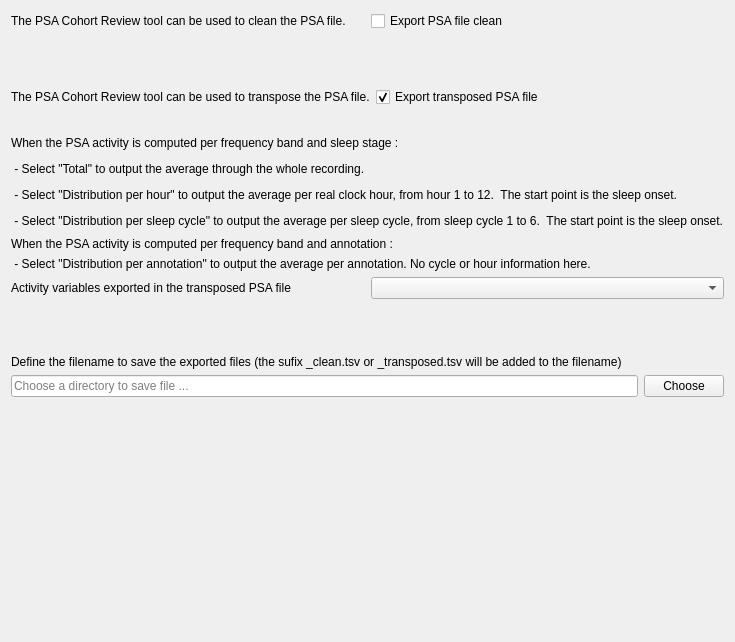
<ui version="4.0">
 <class>OutputFileStep</class>
 <widget class="QWidget" name="OutputFileStep">
  <property name="geometry">
   <rect>
    <x>0</x>
    <y>0</y>
    <width>726</width>
    <height>642</height>
   </rect>
  </property>
  <property name="windowTitle">
   <string />
  </property>
  <layout class="QHBoxLayout" name="horizontalLayout_3">
   <item>
    <layout class="QVBoxLayout" name="verticalLayout">
     <item>
      <layout class="QHBoxLayout" name="horizontalLayout">
       <item>
        <widget class="QLabel" name="label_3">
         <property name="minimumSize">
          <size>
           <width>350</width>
           <height>0</height>
          </size>
         </property>
         <property name="maximumSize">
          <size>
           <width>16777215</width>
           <height>16777215</height>
          </size>
         </property>
         <property name="text">
          <string>The PSA Cohort Review tool can be used to clean the PSA file.</string>
         </property>
        </widget>
       </item>
       <item>
        <widget class="QCheckBox" name="export_raw_checkBox">
         <property name="maximumSize">
          <size>
           <width>16777215</width>
           <height>16777215</height>
          </size>
         </property>
         <property name="toolTip">
          <string>Check to export PSA activity of selected channels only (same format as the input PSA file).</string>
         </property>
         <property name="text">
          <string>Export PSA file clean</string>
         </property>
        </widget>
       </item>
      </layout>
     </item>
     <item>
      <spacer name="verticalSpacer">
       <property name="orientation">
        <enum>Qt::Vertical</enum>
       </property>
       <property name="sizeType">
        <enum>QSizePolicy::Fixed</enum>
       </property>
       <property name="sizeHint" stdset="0">
        <size>
         <width>40</width>
         <height>50</height>
        </size>
       </property>
      </spacer>
     </item>
     <item>
      <layout class="QHBoxLayout" name="horizontalLayout_2">
       <item>
        <widget class="QLabel" name="label_8">
         <property name="minimumSize">
          <size>
           <width>350</width>
           <height>0</height>
          </size>
         </property>
         <property name="maximumSize">
          <size>
           <width>16777215</width>
           <height>16777215</height>
          </size>
         </property>
         <property name="text">
          <string>The PSA Cohort Review tool can be used to transpose the PSA file.</string>
         </property>
        </widget>
       </item>
       <item>
        <widget class="QCheckBox" name="export_transpose_checkBox">
         <property name="maximumSize">
          <size>
           <width>16777215</width>
           <height>16777215</height>
          </size>
         </property>
         <property name="toolTip">
          <string>Check to export the transposed PSA file. The format is one sujet per row and the selected channels (including ROIs) and frequency bands are packed as additional columns. </string>
         </property>
         <property name="text">
          <string>Export transposed PSA file</string>
         </property>
         <property name="checked">
          <bool>true</bool>
         </property>
        </widget>
       </item>
      </layout>
     </item>
     <item>
      <spacer name="verticalSpacer_4">
       <property name="orientation">
        <enum>Qt::Vertical</enum>
       </property>
       <property name="sizeType">
        <enum>QSizePolicy::Fixed</enum>
       </property>
       <property name="sizeHint" stdset="0">
        <size>
         <width>20</width>
         <height>20</height>
        </size>
       </property>
      </spacer>
     </item>
     <item>
      <layout class="QGridLayout" name="gridLayout">
       <item row="6" column="1">
        <widget class="QComboBox" name="activity_comboBox">
         <property name="maximumSize">
          <size>
           <width>16777215</width>
           <height>16777215</height>
          </size>
         </property>
        </widget>
       </item>
       <item row="1" column="0" colspan="2">
        <widget class="QLabel" name="label_5">
         <property name="minimumSize">
          <size>
           <width>0</width>
           <height>20</height>
          </size>
         </property>
         <property name="text">
          <string> - Select "Total" to output the average through the whole recording.</string>
         </property>
        </widget>
       </item>
       <item row="4" column="0" colspan="2">
        <widget class="QLabel" name="label_9">
         <property name="text">
          <string>When the PSA activity is computed per frequency band and annotation : </string>
         </property>
        </widget>
       </item>
       <item row="3" column="0" colspan="2">
        <widget class="QLabel" name="label_7">
         <property name="minimumSize">
          <size>
           <width>0</width>
           <height>20</height>
          </size>
         </property>
         <property name="text">
          <string> - Select "Distribution per sleep cycle" to output the average per sleep cycle, from sleep cycle 1 to 6.  The start point is the sleep onset.</string>
         </property>
        </widget>
       </item>
       <item row="2" column="0" colspan="2">
        <widget class="QLabel" name="label_6">
         <property name="minimumSize">
          <size>
           <width>0</width>
           <height>20</height>
          </size>
         </property>
         <property name="text">
          <string> - Select "Distribution per hour" to output the average per real clock hour, from hour 1 to 12.  The start point is the sleep onset.</string>
         </property>
        </widget>
       </item>
       <item row="6" column="0">
        <widget class="QLabel" name="label">
         <property name="minimumSize">
          <size>
           <width>0</width>
           <height>20</height>
          </size>
         </property>
         <property name="maximumSize">
          <size>
           <width>16777215</width>
           <height>16777215</height>
          </size>
         </property>
         <property name="text">
          <string>Activity variables exported in the transposed PSA file</string>
         </property>
        </widget>
       </item>
       <item row="0" column="0" colspan="2">
        <widget class="QLabel" name="label_4">
         <property name="minimumSize">
          <size>
           <width>0</width>
           <height>20</height>
          </size>
         </property>
         <property name="text">
          <string>When the PSA activity is computed per frequency band and sleep stage :</string>
         </property>
        </widget>
       </item>
       <item row="5" column="0" colspan="2">
        <widget class="QLabel" name="label_10">
         <property name="text">
          <string> - Select "Distribution per annotation" to output the average per annotation. No cycle or hour information here.</string>
         </property>
        </widget>
       </item>
      </layout>
     </item>
     <item>
      <spacer name="verticalSpacer_2">
       <property name="orientation">
        <enum>Qt::Vertical</enum>
       </property>
       <property name="sizeType">
        <enum>QSizePolicy::Fixed</enum>
       </property>
       <property name="sizeHint" stdset="0">
        <size>
         <width>20</width>
         <height>50</height>
        </size>
       </property>
      </spacer>
     </item>
     <item>
      <layout class="QGridLayout" name="gridLayout_3">
       <item row="0" column="0" colspan="2">
        <widget class="QLabel" name="label_2">
         <property name="text">
          <string>Define the filename to save the exported files (the sufix _clean.tsv or _transposed.tsv will be added to the filename)</string>
         </property>
        </widget>
       </item>
       <item row="1" column="0">
        <widget class="QLineEdit" name="filename_lineEdit">
         <property name="maximumSize">
          <size>
           <width>16777215</width>
           <height>16777215</height>
          </size>
         </property>
         <property name="inputMask">
          <string />
         </property>
         <property name="text">
          <string />
         </property>
         <property name="placeholderText">
          <string>Choose a directory to save file ...</string>
         </property>
        </widget>
       </item>
       <item row="1" column="1">
        <widget class="QPushButton" name="choose_pushButton">
         <property name="maximumSize">
          <size>
           <width>150</width>
           <height>16777215</height>
          </size>
         </property>
         <property name="text">
          <string>Choose</string>
         </property>
        </widget>
       </item>
      </layout>
     </item>
     <item>
      <spacer name="verticalSpacer_3">
       <property name="orientation">
        <enum>Qt::Vertical</enum>
       </property>
       <property name="sizeType">
        <enum>QSizePolicy::Expanding</enum>
       </property>
       <property name="sizeHint" stdset="0">
        <size>
         <width>20</width>
         <height>10</height>
        </size>
       </property>
      </spacer>
     </item>
    </layout>
   </item>
  </layout>
 <property name="styleSheet"><string>font: 12pt "Roboto";</string></property></widget>
 <resources><include location="../../../../../scinodes_poc/src/main/python/ui/themes/themes.qrc" /></resources>
 <connections>
  <connection>
   <sender>choose_pushButton</sender>
   <signal>clicked()</signal>
   <receiver>OutputFileStep</receiver>
   <slot>choose_button_slot()</slot>
   <hints>
    <hint type="sourcelabel">
     <x>662</x>
     <y>341</y>
    </hint>
    <hint type="destinationlabel">
     <x>372</x>
     <y>192</y>
    </hint>
   </hints>
  </connection>
  <connection>
   <sender>export_transpose_checkBox</sender>
   <signal>clicked()</signal>
   <receiver>OutputFileStep</receiver>
   <slot>export_transposed_checkbox_slot()</slot>
   <hints>
    <hint type="sourcelabel">
     <x>507</x>
     <y>101</y>
    </hint>
    <hint type="destinationlabel">
     <x>361</x>
     <y>249</y>
    </hint>
   </hints>
  </connection>
 </connections>
 <slots>
  <slot>choose_button_slot()</slot>
  <slot>export_transposed_checkbox_slot()</slot>
 </slots>
</ui>
